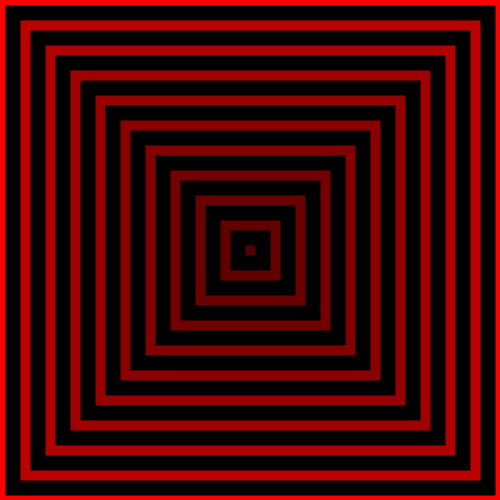
Frame 1 (no input)
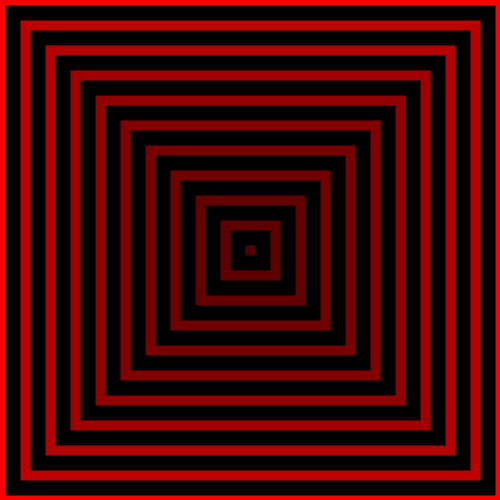
Frame 60 (the mouse pressed at the canvas centre just before this capture)
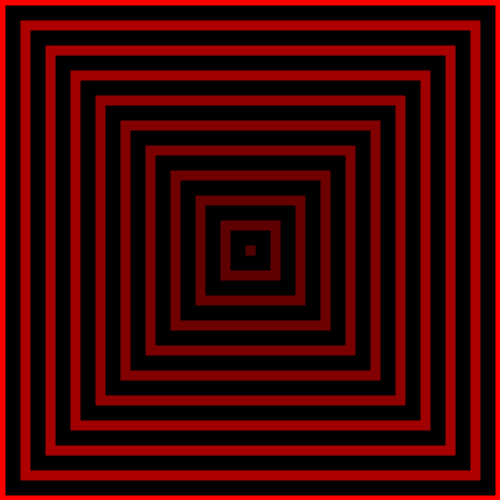
Frame 120 (the mouse held since frame 60 and released just before this capture)

The Processing sketch that drew these frames (run headless with seeded random() and noise(); from frame 60 on, the mouse is pressed at the canvas centre):

// Processing sketch: OriginalFractal
// ── OriginalFractal.pde
public void setup() {
    size(500, 500);
    rectMode(CENTER);
    frameRate(5);
    // loop();
    rect(250, 250, 600, 600);
    // fractal(250, 250, 0);

}

public void draw() {
    fadingBackground();
    background(0, 0, 0);
    fractal(250, 250, 0, 120);
}

public void fractal(float x, float y, float len, int col) {
    if (len >= 500) {
        fill(0, 0, 0, 0);
        stroke(255, 0, 0);
        strokeWeight(10);
        rect(x, y, len, len);
        // setup();
        // draw();
        // fractal(x, y, len+1);
    } else {
        stroke(col, 0, 0);
        strokeWeight(10);
        rect(x, y, len, len);
        fractal(x, y, len+50, col+(int)(Math.random()*15));
    }
}

public void fadingBackground() {
    fill(0, 0, 0, 10);
    strokeWeight(0);

    rect(0, 0, 500, 500);
    loop();
}
